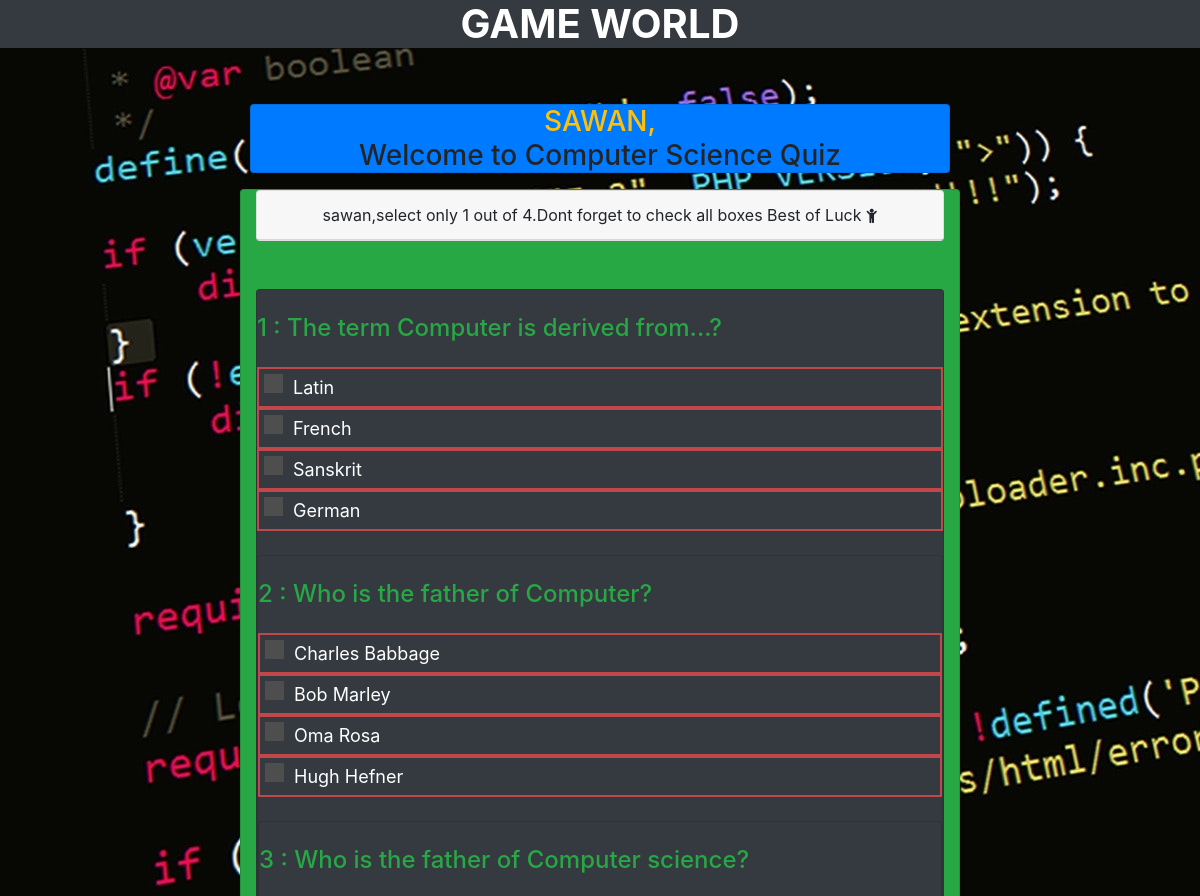
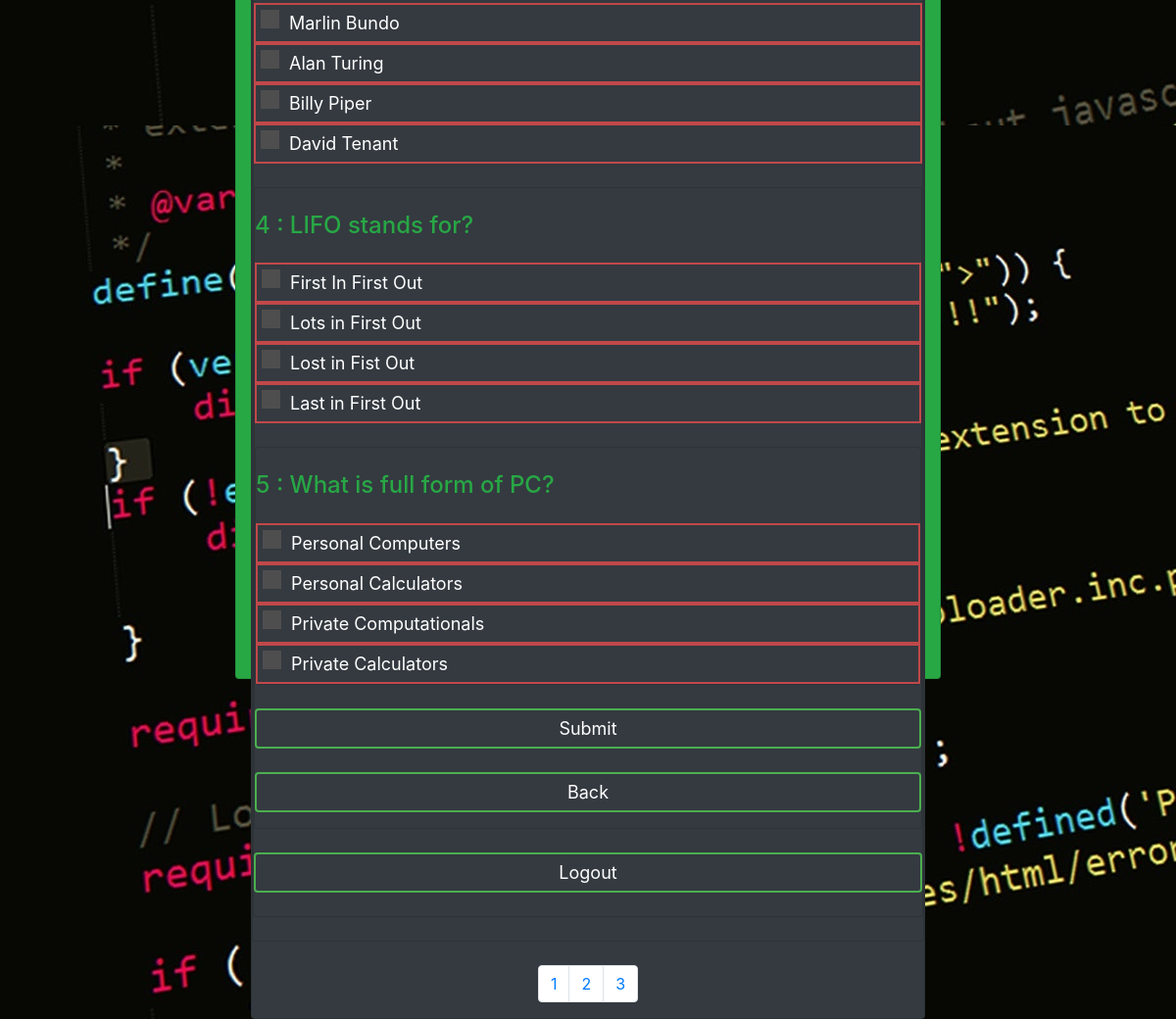
Screenshot of /quiz_game/csQuiz.php (signed in) with the database file from the repository (2 pictures, top to bottom).
### tables this page shows
CREATE TABLE IF NOT EXISTS `questions` (
  `qid` int(250) NOT NULL AUTO_INCREMENT,
  `question` varchar(250) DEFAULT NULL,
  `ans_id` int(250) DEFAULT NULL,
  PRIMARY KEY (`qid`)
);

CREATE TABLE IF NOT EXISTS `answers` (
  `aid` int(250) NOT NULL AUTO_INCREMENT,
  `answer` varchar(250) DEFAULT NULL,
  `ans_id` int(250) DEFAULT NULL,
  PRIMARY KEY (`aid`)
);

### quiz_game/csQuiz.php (the view, shortened to what this page needs)
<?php
   $con = mysqli_connect('localhost','root');
   	mysqli_select_db($con,'quizdbase');
   ?>
<!DOCTYPE html>
<html>
    <head>
        <link rel="stylesheet" href="https://maxcdn.bootstrapcdn.com/bootstrap/4.0.0/css/bootstrap.min.css">
        <link rel="stylesheet" type="text/css" href="css/style.css">
        <link rel="stylesheet" type="text/css" href="css/radio_button.css">
        <link rel="stylesheet" type="text/css"
            href="https://maxcdn.bootstrapcdn.com/font-awesome/4.7.0/css/font-awesome.min.css">
        <link rel="stylesheet" href="css/demo.css" />
    </head>
    <body background="images/code-coding-conceptual-276452.jpg">
        <div >
            <h1 class="text-center text-white font-weight-bold text-uppercase bg-dark"> Game World </h1><br>
            <div class="container "><br>
                <div class="container">
                    <div class=" col-lg-12 text-center">
                    <h3> <a href="home_new.php" class="text-uppercase text-warning "> <p class="bg-primary col-lg-8 card m-auto  "> <?php echo $_SESSION['username']; ?>,</a>
                           Welcome to Computer Science Quiz </h3></p>
                    </div>
                    <div class="col-lg-8 d-block m-auto bg-success quizsetting card ">
                        <div class="card ">
                            <p class="card-header text-center"> <?php echo  $_SESSION['username'];  ?>,select
                                only 1 out of 4.Dont forget to check all boxes Best of Luck <i class="fa fa-child"></i> </p>
                        </div>
                        <br>
                        <form action="checked.php" method="post">
                            <?php
                     for($i=1;$i<6;$i++){
                     $sql1 = "SELECT * FROM `questions` WHERE `qid` = $i ";
                     	$result1 = mysqli_query($con, $sql1);
                        if (mysqli_num_rows($result1) > 0) {
                     						while($row1 = mysqli_fetch_assoc($result1)) {
                     	?>
                            <br>
                            <div class="card bg-dark">
                                <br>
                                <h4><p class="large-10 large-centered large-12 columns  text-success"> <?php echo $i ." : ". $row1['question']; ?> </p></h4>
                                <?php
                        $sql = "SELECT * FROM `answers` WHERE `ans_id` = $i ";
                        	$result = mysqli_query($con, $sql);
                           if (mysqli_num_rows($result) > 0) {
                        						while($row = mysqli_fetch_assoc($result)) {
                        	?>
                                <div class="btn1 btn-primary d-block m-auto text-white">
                                    <?php echo $row['answer']; ?>
                                    <br>
                                </div>
                                <?php
                        } }
                        } }}
                     ?>
                            </div><br>
                            <input type="submit" name="submit" Value="Submit" class="btn btn-success m-auto d-block bg-dark" />
                            <br>
                            <a href=" <?php echo $_SERVER['HTTP_REFERER'] ;?>" class="btn btn-danger d-block m-auto text-black bg-dark"> Back </a>
                        </form>
                    </div><br>
                    <a href="logout.php" class="btn btn-primary d-block m-auto text-black bg-dark"> Logout </a> <br>
                </div>
                <br>
            </div>
            <?php
      $q =" select * from questions";
      $query = mysqli_query($con,$q);
      $lastpage = mysqli_num_rows($query);
      $totalpage = ceil($lastpage / 2);
      ?>
            <div class="m-auto"><br>
                <ul class="pagination">
                    <?php
      for($i=1; $i<=$totalpage; $i++){
         ?>
                    <li class="float-left list-unstyled page-item"> <a href="csQuiz.php?page=<?php echo $i; ?>"
                            class="page-link"> <?php  echo $i;  ?> </a> </li>
                    <?php
           }
        ?>
                </ul>
            </div>
    </body>
</html>

### quiz_game/css/style.css (style rules this page uses)
.quizsetting { height: 1400px; }
.btn { width: 100%; background: none; border: 2px solid #4caf50; color: white; padding: 5px; font-size: 18px; cursor: pointer; margin: 12px 0; }

### quiz_game/css/radio_button.css (style rules this page uses)
.btn1 { width: 100%; background: none; border: 2px solid rgba(236, 77, 77, 0.767); color: black; padding: 5px; font-size: 18px; cursor: pointer; margin: 12px 0; }

### rows the page displays
questions: question "The term Computer is derived from...?"
answers: answer "Latin"
answers: answer "French"
answers: answer "Sanskrit"
answers: answer "German"
questions: question "Who is the father of Computer?"
answers: answer "Charles Babbage"
answers: answer "Bob Marley"
answers: answer "Oma Rosa"
answers: answer "Hugh Hefner"
questions: question "Who is the father of Computer science?"
answers: answer "Marlin Bundo"
answers: answer "Alan Turing"
answers: answer "Billy Piper"
answers: answer "David Tenant"
questions: question "LIFO stands for?"
answers: answer "First In First Out"
answers: answer "Lots in First Out"
answers: answer "Lost in Fist Out"
answers: answer "Last in First Out"
questions: question "What is full form of PC?"
answers: answer "Personal Computers"
answers: answer "Personal Calculators"
answers: answer "Private Computationals"
answers: answer "Private Calculators"

### other values shown
$_SESSION['username'] "SAWAN"
$_SESSION['username'] "sawan"
